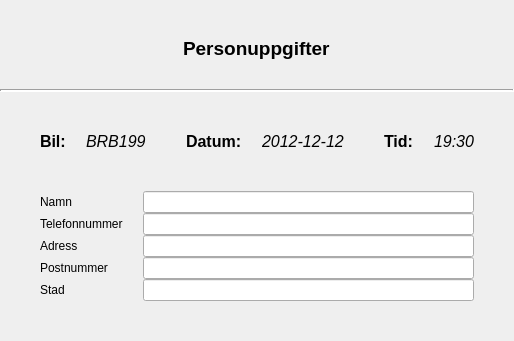
          <widget class="QWidget" name="stackedWidgetP1Page2">
           <layout class="QVBoxLayout" name="verticalLayout_8">
            <property name="spacing">
             <number>0</number>
            </property>
            <property name="margin">
             <number>0</number>
            </property>
            <item>
             <layout class="QGridLayout" name="gridLayout_2">
              <property name="leftMargin">
               <number>0</number>
              </property>
              <property name="topMargin">
               <number>9</number>
              </property>
              <property name="rightMargin">
               <number>0</number>
              </property>
              <item row="0" column="3">
               <spacer name="verticalSpacer_3">
                <property name="orientation">
                 <enum>Qt::Vertical</enum>
                </property>
                <property name="sizeType">
                 <enum>QSizePolicy::Fixed</enum>
                </property>
                <property name="sizeHint" stdset="0">
                 <size>
                  <width>0</width>
                  <height>80</height>
                 </size>
                </property>
               </spacer>
              </item>
              <item row="0" column="2">
               <spacer name="horizontalSpacer_11">
                <property name="orientation">
                 <enum>Qt::Horizontal</enum>
                </property>
                <property name="sizeHint" stdset="0">
                 <size>
                  <width>40</width>
                  <height>20</height>
                 </size>
                </property>
               </spacer>
              </item>
              <item row="0" column="1">
               <widget class="QLabel" name="labelPersonHeadline">
                <property name="sizePolicy">
                 <sizepolicy hsizetype="Preferred" vsizetype="Fixed">
                  <horstretch>0</horstretch>
                  <verstretch>0</verstretch>
                 </sizepolicy>
                </property>
                <property name="font">
                 <font>
                  <pointsize>14</pointsize>
                  <weight>75</weight>
                  <bold>true</bold>
                 </font>
                </property>
                <property name="text">
                 <string>Personuppgifter</string>
                </property>
               </widget>
              </item>
              <item row="0" column="0">
               <spacer name="horizontalSpacer_10">
                <property name="orientation">
                 <enum>Qt::Horizontal</enum>
                </property>
                <property name="sizeHint" stdset="0">
                 <size>
                  <width>40</width>
                  <height>20</height>
                 </size>
                </property>
               </spacer>
              </item>
              <item row="1" column="0" colspan="4">
               <widget class="Line" name="line">
                <property name="lineWidth">
                 <number>2</number>
                </property>
                <property name="orientation">
                 <enum>Qt::Horizontal</enum>
                </property>
               </widget>
              </item>
             </layout>
            </item>
            <item>
             <layout class="QGridLayout" name="gridLayout_6">
              <item row="4" column="0" colspan="3">
               <spacer name="verticalSpacer_7">
                <property name="orientation">
                 <enum>Qt::Vertical</enum>
                </property>
                <property name="sizeHint" stdset="0">
                 <size>
                  <width>20</width>
                  <height>40</height>
                 </size>
                </property>
               </spacer>
              </item>
              <item row="3" column="1">
               <layout class="QGridLayout" name="gridLayout_21">
                <item row="3" column="2">
                 <widget class="QLineEdit" name="lineEditPostalnr_2"/>
                </item>
                <item row="0" column="1" rowspan="5">
                 <spacer name="horizontalSpacer_19">
                  <property name="orientation">
                   <enum>Qt::Horizontal</enum>
                  </property>
                  <property name="sizeType">
                   <enum>QSizePolicy::Fixed</enum>
                  </property>
                  <property name="sizeHint" stdset="0">
                   <size>
                    <width>20</width>
                    <height>20</height>
                   </size>
                  </property>
                 </spacer>
                </item>
                <item row="4" column="0">
                 <widget class="QLabel" name="labelCity_2">
                  <property name="text">
                   <string>Stad</string>
                  </property>
                 </widget>
                </item>
                <item row="2" column="0">
                 <widget class="QLabel" name="labelAddress_2">
                  <property name="text">
                   <string>Adress</string>
                  </property>
                 </widget>
                </item>
                <item row="2" column="2">
                 <widget class="QLineEdit" name="lineEditAddress_2"/>
                </item>
                <item row="0" column="0">
                 <widget class="QLabel" name="labelName_2">
                  <property name="text">
                   <string>Namn</string>
                  </property>
                 </widget>
                </item>
                <item row="1" column="2">
                 <widget class="QLineEdit" name="lineEdit_2"/>
                </item>
                <item row="0" column="2">
                 <widget class="QLineEdit" name="lineEditName_2"/>
                </item>
                <item row="4" column="2">
                 <widget class="QLineEdit" name="lineEditCity_2"/>
                </item>
                <item row="3" column="0">
                 <widget class="QLabel" name="labelPostalnr_2">
                  <property name="text">
                   <string>Postnummer</string>
                  </property>
                 </widget>
                </item>
                <item row="1" column="0">
                 <widget class="QLabel" name="labelPhonenr_2">
                  <property name="text">
                   <string>Telefonnummer</string>
                  </property>
                 </widget>
                </item>
               </layout>
              </item>
              <item row="2" column="1">
               <spacer name="verticalSpacer">
                <property name="orientation">
                 <enum>Qt::Vertical</enum>
                </property>
                <property name="sizeType">
                 <enum>QSizePolicy::Fixed</enum>
                </property>
                <property name="sizeHint" stdset="0">
                 <size>
                  <width>20</width>
                  <height>40</height>
                 </size>
                </property>
               </spacer>
              </item>
              <item row="0" column="0" colspan="3">
               <spacer name="verticalSpacer_4">
                <property name="orientation">
                 <enum>Qt::Vertical</enum>
                </property>
                <property name="sizeHint" stdset="0">
                 <size>
                  <width>20</width>
                  <height>40</height>
                 </size>
                </property>
               </spacer>
              </item>
              <item row="2" column="2" rowspan="2">
               <spacer name="horizontalSpacer_6">
                <property name="orientation">
                 <enum>Qt::Horizontal</enum>
                </property>
                <property name="sizeHint" stdset="0">
                 <size>
                  <width>40</width>
                  <height>20</height>
                 </size>
                </property>
               </spacer>
              </item>
              <item row="1" column="1">
               <layout class="QGridLayout" name="gridLayout_20">
                <item row="0" column="2">
                 <widget class="QLabel" name="labelSelectedRegnr_var_2">
                  <property name="font">
                   <font>
                    <pointsize>12</pointsize>
                    <weight>50</weight>
                    <italic>true</italic>
                    <bold>false</bold>
                   </font>
                  </property>
                  <property name="text">
                   <string>BRB199</string>
                  </property>
                 </widget>
                </item>
                <item row="0" column="5">
                 <spacer name="horizontalSpacer_16">
                  <property name="orientation">
                   <enum>Qt::Horizontal</enum>
                  </property>
                  <property name="sizeType">
                   <enum>QSizePolicy::Fixed</enum>
                  </property>
                  <property name="sizeHint" stdset="0">
                   <size>
                    <width>20</width>
                    <height>0</height>
                   </size>
                  </property>
                 </spacer>
                </item>
                <item row="0" column="6">
                 <widget class="QLabel" name="labelSelectedDate_var_2">
                  <property name="font">
                   <font>
                    <pointsize>12</pointsize>
                    <weight>50</weight>
                    <italic>true</italic>
                    <bold>false</bold>
                   </font>
                  </property>
                  <property name="text">
                   <string>2012-12-12</string>
                  </property>
                 </widget>
                </item>
                <item row="0" column="9">
                 <spacer name="horizontalSpacer_41">
                  <property name="orientation">
                   <enum>Qt::Horizontal</enum>
                  </property>
                  <property name="sizeType">
                   <enum>QSizePolicy::Fixed</enum>
                  </property>
                  <property name="sizeHint" stdset="0">
                   <size>
                    <width>20</width>
                    <height>0</height>
                   </size>
                  </property>
                 </spacer>
                </item>
                <item row="0" column="10">
                 <widget class="QLabel" name="labelTime_var_2">
                  <property name="font">
                   <font>
                    <pointsize>12</pointsize>
                    <weight>50</weight>
                    <italic>true</italic>
                    <bold>false</bold>
                   </font>
                  </property>
                  <property name="text">
                   <string>19:30</string>
                  </property>
                 </widget>
                </item>
                <item row="0" column="0">
                 <widget class="QLabel" name="labelSelectedRegnr_2">
                  <property name="font">
                   <font>
                    <pointsize>12</pointsize>
                    <weight>75</weight>
                    <bold>true</bold>
                   </font>
                  </property>
                  <property name="text">
                   <string>Bil:</string>
                  </property>
                 </widget>
                </item>
                <item row="0" column="1">
                 <spacer name="horizontalSpacer_18">
                  <property name="orientation">
                   <enum>Qt::Horizontal</enum>
                  </property>
                  <property name="sizeType">
                   <enum>QSizePolicy::Fixed</enum>
                  </property>
                  <property name="sizeHint" stdset="0">
                   <size>
                    <width>20</width>
                    <height>0</height>
                   </size>
                  </property>
                 </spacer>
                </item>
                <item row="0" column="8">
                 <widget class="QLabel" name="labelTime_2">
                  <property name="font">
                   <font>
                    <pointsize>12</pointsize>
                    <weight>75</weight>
                    <bold>true</bold>
                   </font>
                  </property>
                  <property name="text">
                   <string>Tid:</string>
                  </property>
                 </widget>
                </item>
                <item row="0" column="4">
                 <widget class="QLabel" name="labelSelectedDate_2">
                  <property name="font">
                   <font>
                    <pointsize>12</pointsize>
                    <weight>75</weight>
                    <bold>true</bold>
                   </font>
                  </property>
                  <property name="text">
                   <string>Datum:</string>
                  </property>
                 </widget>
                </item>
                <item row="0" column="3">
                 <spacer name="horizontalSpacer_15">
                  <property name="orientation">
                   <enum>Qt::Horizontal</enum>
                  </property>
                  <property name="sizeType">
                   <enum>QSizePolicy::Fixed</enum>
                  </property>
                  <property name="sizeHint" stdset="0">
                   <size>
                    <width>40</width>
                    <height>0</height>
                   </size>
                  </property>
                 </spacer>
                </item>
                <item row="0" column="7">
                 <spacer name="horizontalSpacer_22">
                  <property name="orientation">
                   <enum>Qt::Horizontal</enum>
                  </property>
                  <property name="sizeType">
                   <enum>QSizePolicy::Fixed</enum>
                  </property>
                  <property name="sizeHint" stdset="0">
                   <size>
                    <width>40</width>
                    <height>0</height>
                   </size>
                  </property>
                 </spacer>
                </item>
               </layout>
              </item>
              <item row="2" column="0" rowspan="2">
               <spacer name="horizontalSpacer_4">
                <property name="orientation">
                 <enum>Qt::Horizontal</enum>
                </property>
                <property name="sizeHint" stdset="0">
                 <size>
                  <width>40</width>
                  <height>20</height>
                 </size>
                </property>
               </spacer>
              </item>
             </layout>
            </item>
           </layout>
          </widget>
